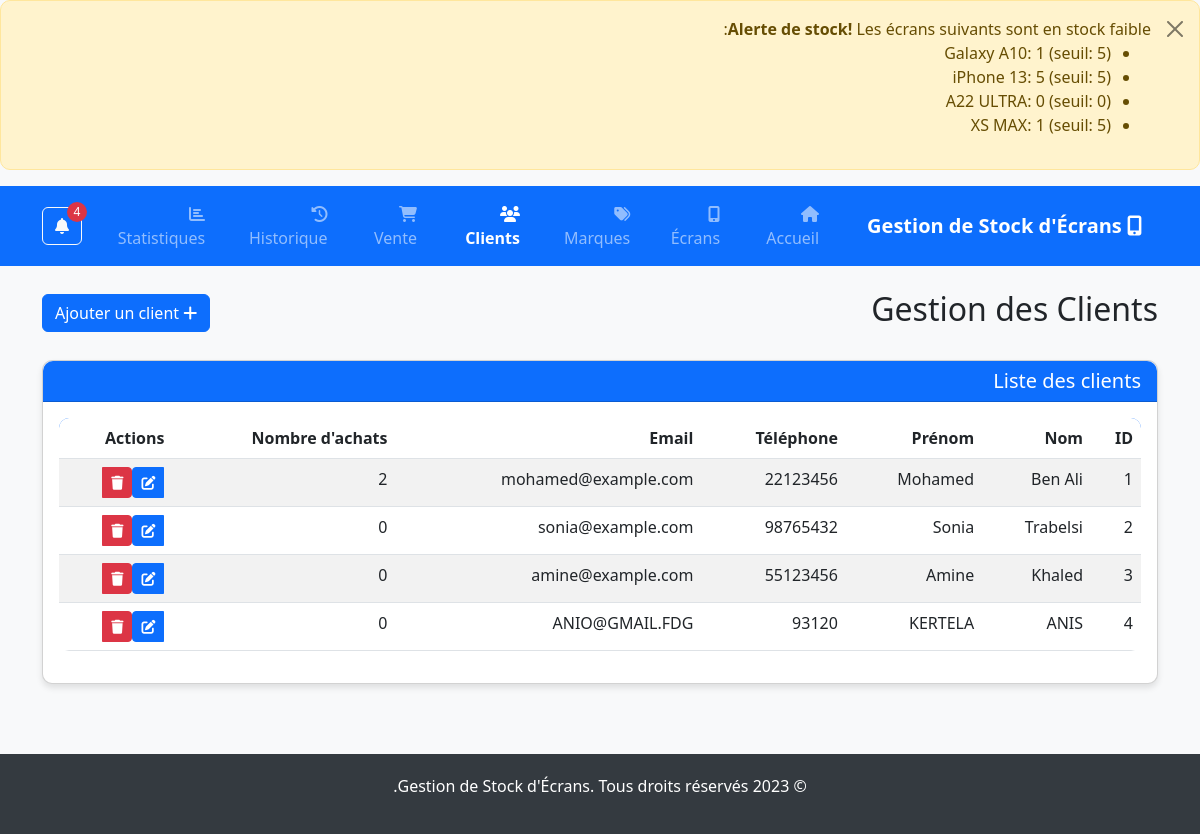
The app's page /clients with its own data.
### app.py (models this page shows, shortened)
class Client(db.Model):
    id = db.Column(db.Integer, primary_key=True)
    nom = db.Column(db.String(100), nullable=False)
    prenom = db.Column(db.String(100), nullable=False)
    telephone = db.Column(db.String(20), nullable=True)
    email = db.Column(db.String(100), nullable=True)
    adresse = db.Column(db.String(200), nullable=True)
    ventes = db.relationship('Vente', backref='client', lazy=True)

### app.py (the view)
@app.route('/clients')
def clients():
    clients_list = Client.query.all()
    return render_template('clients.html', clients=clients_list)

### templates/clients.html (shortened to what this page needs)
{% extends "base.html" %}
{% block content %}
<div class="row">
    <div class="col-md-12">
        <div class="d-flex justify-content-between align-items-center mb-4">
            <h2>Gestion des Clients</h2>
            <button class="btn btn-primary" data-bs-toggle="modal" data-bs-target="#ajouterClientModal">
                <i class="fas fa-plus"></i> Ajouter un client
            </button>
        </div>
    </div>
</div>
<div class="row mb-4">
    <div class="col-md-12">
        <div class="card">
            <div class="card-header">
                <h5 class="mb-0">Liste des clients</h5>
            </div>
            <div class="card-body">
                {% if clients %}
                    <div class="table-responsive">
                        <table class="table table-striped table-hover">
                            <thead>
                                <tr>
                                    <th>ID</th>
                                    <th>Nom</th>
                                    <th>Prénom</th>
                                    <th>Téléphone</th>
                                    <th>Email</th>
                                    <th>Nombre d'achats</th>
                                    <th>Actions</th>
                                </tr>
                            </thead>
                            <tbody>
                                {% for client in clients %}
                                    <tr>
                                        <td>{{ client.id }}</td>
                                        <td>{{ client.nom }}</td>
                                        <td>{{ client.prenom }}</td>
                                        <td>{{ client.telephone or '-' }}</td>
                                        <td>{{ client.email or '-' }}</td>
                                        <td>{{ client.ventes|length }}</td>
                                        <td>
                                            <div class="btn-group">
                                                <button class="btn btn-sm btn-primary" data-bs-toggle="modal" data-bs-target="#modifierClientModal{{ client.id }}">
                                                    <i class="fas fa-edit"></i>
                                                </button>
                                                <a href="{{ url_for('supprimer_client', id=client.id) }}" class="btn btn-sm btn-danger" onclick="return confirm('Êtes-vous sûr de vouloir supprimer ce client?')">
                                                    <i class="fas fa-trash"></i>
                                                </a>
                                            </div>
                                        </td>
                                    </tr>
                                {% endfor %}
                            </tbody>
                        </table>
                    </div>
                {% endif %}
            </div>
        </div>
    </div>
</div>
{% endblock %}

### templates/base.html (style rules this page uses)
body { font-family: 'Segoe UI', Tahoma, Geneva, Verdana, sans-serif; background-color: #f8f9fa; }
.card { margin-bottom: 20px; border-radius: 10px; box-shadow: 0 4px 6px rgba(0, 0, 0, 0.1); }
.card-header { background-color: #0d6efd; color: white; font-weight: bold; border-radius: 10px 10px 0 0 !important; }
.btn-primary { background-color: #0d6efd; border-color: #0d6efd; }
.table { background-color: white; border-radius: 10px; overflow: hidden; }
.table thead { background-color: #0d6efd; color: white; }

### records on screen
Client: id "1", nom "Ben Ali", prenom "Mohamed", telephone "22123456", email "mohamed@example.com", ventes|length "2"
Client: id "2", nom "Trabelsi", prenom "Sonia", telephone "98765432", email "sonia@example.com", ventes|length "0"
Client: id "3", nom "Khaled", prenom "Amine", telephone "55123456", email "amine@example.com", ventes|length "0"
Client: id "4", nom "ANIS", prenom "KERTELA", telephone "93120", email "ANIO@GMAIL.FDG", ventes|length "0"
